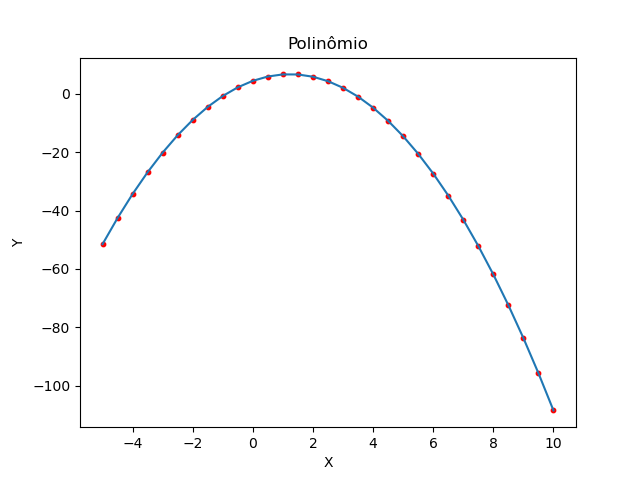

Generate this figure with Python:
import matplotlib as mpl
import matplotlib.pyplot as plt

# Pode ser aplicado um condicional para filtrar os elementos do for
polinomio = lambda x : -1.5*x**2 + 3.7*x + 4.5
x = [v/10 for v in range(-50, 101, 5)]
print('x\n', x)
y = [polinomio(v) for v in x]
print('y\n', y)

# O método plot() autodefine as escalas dos eixos do gráfico
plt.plot(x, y)
plt.xlabel('X')
plt.ylabel('Y')
plt.title('Polinômio')
plt.scatter(x, y, color = 'r', marker = 'o', s = 10)
plt.show()
